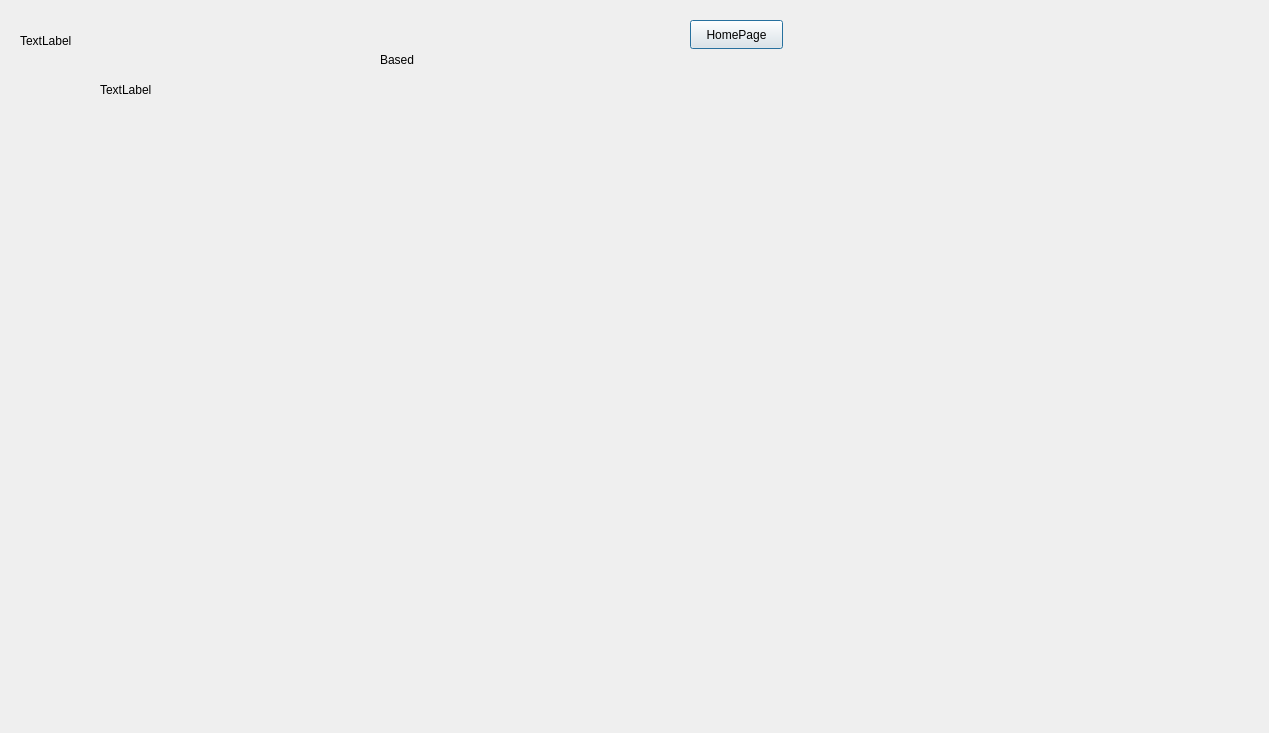
<?xml version="1.0" encoding="UTF-8"?>
<ui version="4.0">
 <class>Search</class>
 <widget class="QDialog" name="Search">
  <property name="geometry">
   <rect>
    <x>0</x>
    <y>0</y>
    <width>1269</width>
    <height>733</height>
   </rect>
  </property>
  <property name="sizePolicy">
   <sizepolicy hsizetype="Maximum" vsizetype="Maximum">
    <horstretch>0</horstretch>
    <verstretch>0</verstretch>
   </sizepolicy>
  </property>
  <property name="windowTitle">
   <string>Dialog</string>
  </property>
  <widget class="QPushButton" name="pushButton">
   <property name="geometry">
    <rect>
     <x>690</x>
     <y>20</y>
     <width>93</width>
     <height>29</height>
    </rect>
   </property>
   <property name="text">
    <string>HomePage</string>
   </property>
  </widget>
  <widget class="QLabel" name="Logo">
   <property name="geometry">
    <rect>
     <x>20</x>
     <y>20</y>
     <width>111</width>
     <height>41</height>
    </rect>
   </property>
   <property name="text">
    <string>TextLabel</string>
   </property>
  </widget>
  <widget class="QLabel" name="Based">
   <property name="geometry">
    <rect>
     <x>380</x>
     <y>50</y>
     <width>321</width>
     <height>20</height>
    </rect>
   </property>
   <property name="text">
    <string>Based</string>
   </property>
  </widget>
  <widget class="QWidget" name="horizontalLayoutWidget_2">
   <property name="geometry">
    <rect>
     <x>20</x>
     <y>420</y>
     <width>1231</width>
     <height>281</height>
    </rect>
   </property>
   <layout class="QHBoxLayout" name="horizontalLayout_"/>
  </widget>
  <widget class="QLabel" name="LogoSub">
   <property name="geometry">
    <rect>
     <x>100</x>
     <y>80</y>
     <width>121</width>
     <height>20</height>
    </rect>
   </property>
   <property name="text">
    <string>TextLabel</string>
   </property>
  </widget>
  <widget class="QWidget" name="horizontalLayoutWidget_3">
   <property name="geometry">
    <rect>
     <x>20</x>
     <y>120</y>
     <width>1231</width>
     <height>281</height>
    </rect>
   </property>
   <layout class="QHBoxLayout" name="horizontalLayout"/>
  </widget>
 </widget>
 <resources/>
 <connections/>
</ui>
